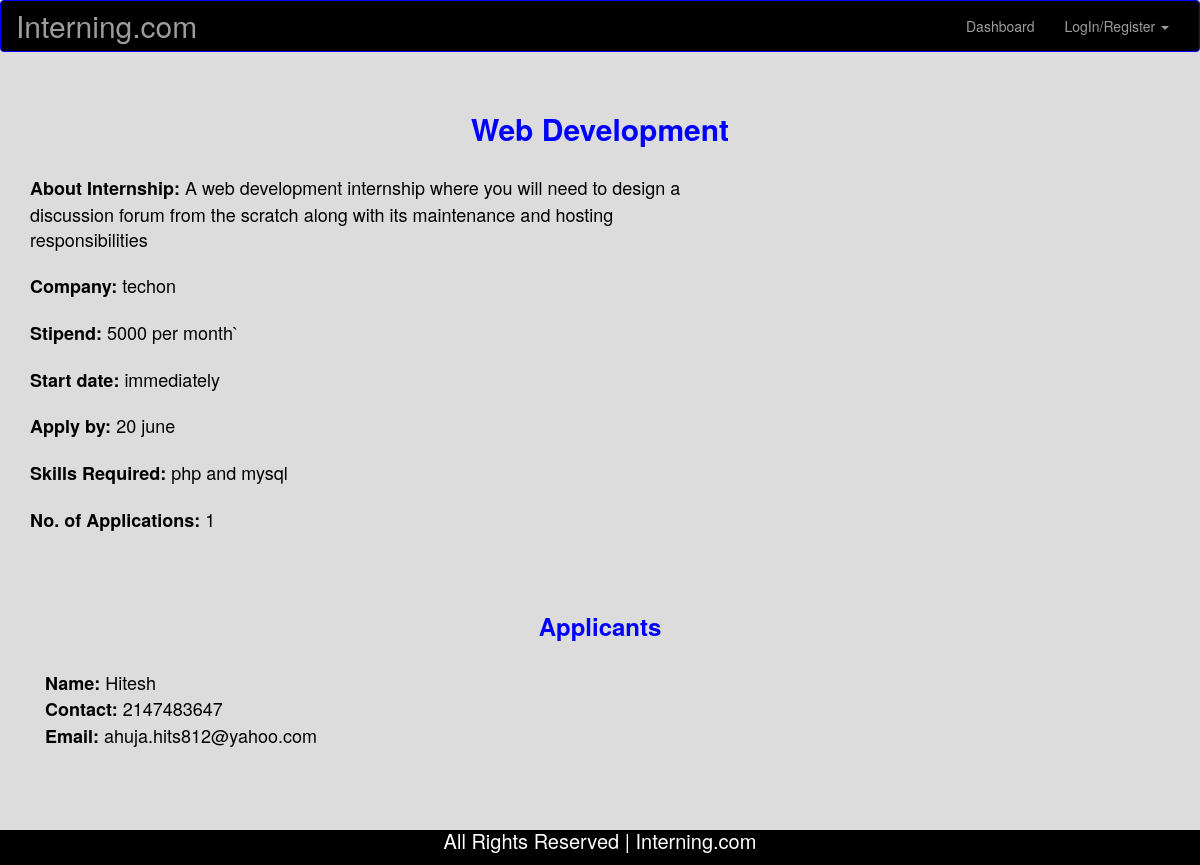
/internship1.php?iid=1, run on the app's committed database.
### tables this page shows
CREATE TABLE `internship` (
  `iid` int(11) NOT NULL,
  `title` varchar(100) NOT NULL,
  `description` varchar(500) NOT NULL,
  `stipend` varchar(50) NOT NULL,
  `start` varchar(50) NOT NULL,
  `apply` varchar(50) NOT NULL,
  `skills` varchar(200) NOT NULL,
  `duration` varchar(50) NOT NULL,
  `comp_name` varchar(100) NOT NULL
);

CREATE TABLE `applicants` (
  `aid` int(11) NOT NULL,
  `user` int(11) NOT NULL,
  `internship` int(11) NOT NULL
);

CREATE TABLE `student` (
  `sid` int(11) NOT NULL,
  `name` varchar(100) NOT NULL,
  `gender` varchar(6) NOT NULL,
  `contact` varchar(20) NOT NULL,
  `email` varchar(100) NOT NULL,
  `institute` varchar(200) NOT NULL,
  `password` varchar(50) NOT NULL,
  `category` int(2) NOT NULL
);

CREATE TABLE `user` (
  `id` int(11) NOT NULL,
  `email` varchar(100) NOT NULL,
  `password` varchar(50) NOT NULL,
  `category` int(2) NOT NULL
);

### internship1.php (the view, shortened to what this page needs)
<?php
$iid=$_GET['iid'];
include 'connect.php';
$query = mysqli_query($connection,"SELECT * FROM internship WHERE iid='$iid'");
while ($row = mysqli_fetch_array($query))
{
    $title=$row['title'];
    $description=$row['description'];
    $comp_name=$row['comp_name'];
    $stipend=$row['stipend'];
    $start=$row['start'];
    $apply=$row['apply'];
    $skills=$row['skills'];
}
$query = mysqli_query($connection,"SELECT * FROM applicants WHERE internship='$iid'");
$applicants=mysqli_num_rows($query);
?>
<html>
<head>
</head>
<body style="background-color: gainsboro; background-size: 100%;">
<?php
include 'nvgbar.php';
?>
<br>
<h2 style="text-align: center; color: blue;"><b><?php echo "$title"; ?></b></h2>
<br>
<div class="container">
    <div class="row">
        <div class="col-sm-7">
            <p style=" display: inline; color: black; font-size: 18px"><b>About Internship: </b></p><p style="font-size: 18px; display: inline; color: black;"><?php echo "$description"; ?></p><br><br>
            <p style=" display: inline; color: black; font-size: 18px"><b>Company: </b></p><p style="font-size: 18px; display: inline; color: black;"><?php echo "$comp_name"; ?></p><br><br>
            <p style=" display: inline; color: black; font-size: 18px"><b>Stipend: </b></p><p style="font-size: 18px; display: inline; color: black;"><?php echo "$stipend"; ?></p><br><br>
            <p style=" display: inline; color: black; font-size: 18px"><b>Start date: </b></p><p style="font-size: 18px; display: inline; color: black;"><?php echo "$start"; ?></p><br><br>
            <p style=" display: inline; color: black; font-size: 18px"><b>Apply by: </b></p><p style="font-size: 18px; display: inline; color: black;"><?php echo "$apply"; ?></p><br><br>
            <p style=" display: inline; color: black; font-size: 18px"><b>Skills Required: </b></p><p style="font-size: 18px; display: inline; color: black;"><?php echo "$skills"; ?></p><br><br>
            <p style=" display: inline; color: black; font-size: 18px"><b>No. of Applications: </b></p><p style="font-size: 18px; display: inline; color: black;"><?php echo "$applicants"; ?></p><br><br>
        </div>
        <div class="col-sm-5"></div>
    </div>
    <br><br>
    <h3 style="text-align: center; color: blue;"><b>Applicants</b></h3>
    <br>
    <?php
    $query=mysqli_query($connection,"SELECT * FROM applicants WHERE internship='$iid'" );
    while($row = mysqli_fetch_array($query))
    {
        $user=$row['user'];
        $query=mysqli_query($connection,"SELECT email FROM user WHERE id='$user'" );
        while($row = mysqli_fetch_array($query))
        {
            $email=$row['email'];
        }
        $query=mysqli_query($connection,"SELECT * FROM student WHERE email='$email'" );
        while($row = mysqli_fetch_array($query))
        {
            $name=$row['name'];
            $contact=$row['contact'];
        }
        echo "<div class=\"container\">
    <div class=\"row\">
        <div class=\"col-sm-7\">
            <p style=\" display: inline; color: black; font-size: 18px\"><b>Name: </b></p><p style=\"font-size: 18px; display: inline; color: black;\"> $name</p><br>
            <p style=\" display: inline; color: black; font-size: 18px\"><b>Contact: </b></p><p style=\"font-size: 18px; display: inline; color: black;\"> $contact</p><br>
            <p style=\" display: inline; color: black; font-size: 18px\"><b>Email: </b></p><p style=\"font-size: 18px; display: inline; color: black;\"> $email</p><br><br>
        </div>
    </div>
</div>";
    }
    ?>
</div><br><br>
<?php
include 'footer.php';
?>
</body>
</html>

### data on the page
internship: title "Web Development", description "A web development internship where you will need to design a discussion forum from the scratch along with its maintenance and hosting responsibilities", comp_name "techon", stipend "5000 per month`", start "immediately", apply "20 june", skills "php and mysql"
applicants: student.name "Hitesh", student.contact "2147483647", user.email "ahuja.hits812@yahoo.com"

### other printed values
$applicants "1"
